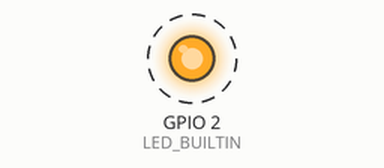
Recording of a program running on a simulated ESP32-S3. On the bench: output pins drawn as LEDs (lit = HIGH). Dashed ring = blinking. What the program prints to the serial monitor is not drawn.

Above: at 0.5 s.
Timing chart, 0 to 4.6 s (numbered marks = the images above):
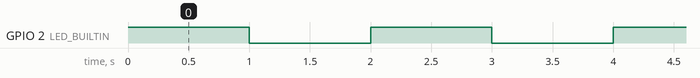

The program:

main.cpp
```cpp
#include <Arduino.h>


#define LED_BUILTIN 2   // Pin donde está conectado el LED
#define DELAY_TIME 1000  // Tiempo de espera (500 milisegundos)


void setup() {
 // Inicializar el pin del LED como salida
 pinMode(LED_BUILTIN, OUTPUT);


 // Iniciar la comunicación serie a 115200 baudios
 Serial.begin(115200);
}


void loop() {
 // Encender el LED
 digitalWrite(LED_BUILTIN, HIGH);


 // Enviar mensaje "ON" por el puerto serie
 Serial.println("1");


 // Esperar 500 milisegundos
 delay(DELAY_TIME);


 // Apagar el LED
 digitalWrite(LED_BUILTIN, LOW);


 // Enviar mensaje "OFF" por el puerto serie
 Serial.println("O");


 // Esperar otros 500 milisegundos
 delay(DELAY_TIME);
}
```

Measured:
- by itself, GPIO 2 (LED_BUILTIN): alternates HIGH for 1.0 s and LOW for 1.0 s
